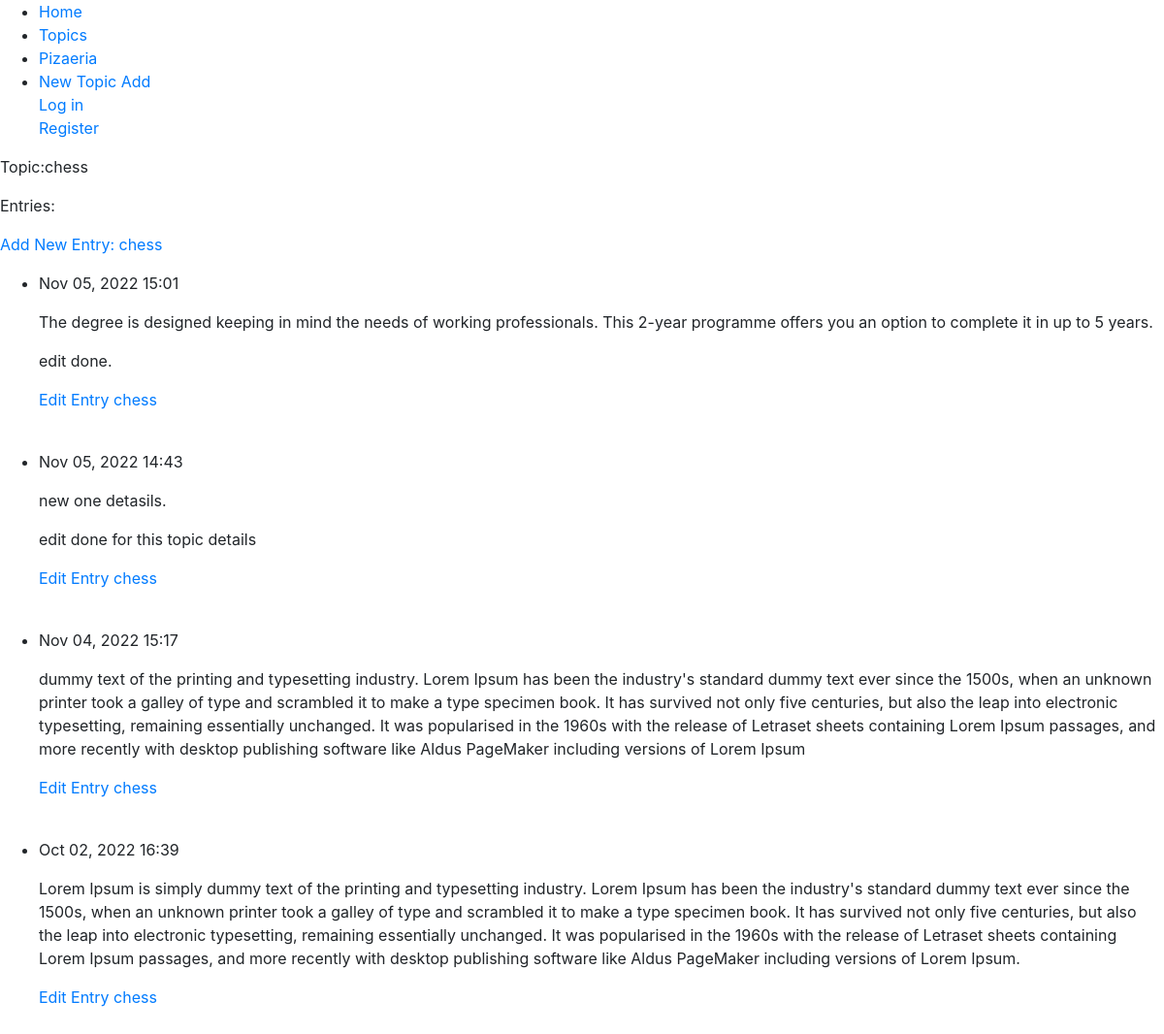
/topics/1/, run on the app's committed database.
### learning_logs/models.py (models this page shows, shortened)
class Topic(models.Model):
    text = models.TextField(max_length = 200)
    date_added = models.DateTimeField(auto_now_add = True)
    owner = models.ForeignKey(User, on_delete=models.CASCADE)
    def __str__(self):
        return self.text

class Entry(models.Model):
    topic = models.ForeignKey(Topic, on_delete=models.CASCADE)
    text = models.TextField()
    date_added = models.DateTimeField(auto_now_add = True)
    class Meta:
        verbose_name_plural = 'entries'

### learning_logs/views.py (the view)
# urls.py: path('topics/<int:topic_id>/', views.topic,  name='topic'),
def topic(request, topic_id):
    topic = Topic.objects.get(id=topic_id)
    entries = topic.entry_set.order_by('-date_added')
    context = {'topic': topic, 'entries':entries}
    return render(request, 'topic.html',context)

### learning_logs/templates/topic.html
{% extends "base.html" %}
{% block content %}
<p>Topic:{{ topic }}</P>
<p>Entries: </P>
<p><a href = "{% url 'learning_logs:new_entry' topic.id %}">Add New Entry: {{ topic}}</a></p>
    <ul>
        {% for entry in entries %}
        <li>
            <p>{{ entry.date_added|date:'M d, Y H:i' }}</p>
            <p>{{ entry.text|linebreaks }}</p>
            <p><a href = "{% url 'learning_logs:edit_entry' entry.id %}">Edit Entry {{ topic}}</a></p>
        </li><br>
        {% empty %}
            <li>No topics has benn added yet.</li>
        {% endfor %}
    </ul>
{%endblock content%}

### data on the page
Topic: text "chess"
Entry: date_added "Nov 05, 2022 15:01", text "The degree is designed keeping in mind the needs of working professionals. This 2-year programme offers you an option to complete it in up to 5 years. edit done."
Entry: date_added "Nov 05, 2022 14:43", text "new one detasils. edit done for this topic details"
Entry: date_added "Nov 04, 2022 15:17", text "dummy text of the printing and typesetting industry. Lorem Ipsum has been the industry's standard dummy text ever since the 1500s, when an unknown printer took a galley of type and scrambled it to make a type specimen book. It has survived not only five centuries, but also the leap into electronic typesetting, remaining essentially unchanged. It was popularised in the 1960s with the release of Letraset sheets containing Lorem Ipsum passages, and more recently with desktop publishing software like Aldus PageMaker including versions of Lorem Ipsum"
Entry: date_added "Oct 02, 2022 16:39", text "Lorem Ipsum is simply dummy text of the printing and typesetting industry. Lorem Ipsum has been the industry's standard dummy text ever since the 1500s, when an unknown printer took a galley of type and scrambled it to make a type specimen book. It has survived not only five centuries, but also the leap into electronic typesetting, remaining essentially unchanged. It was popularised in the 1960s with the release of Letraset sheets containing Lorem Ipsum passages, and more recently with desktop publishing software like Aldus PageMaker including versions of Lorem Ipsum."
